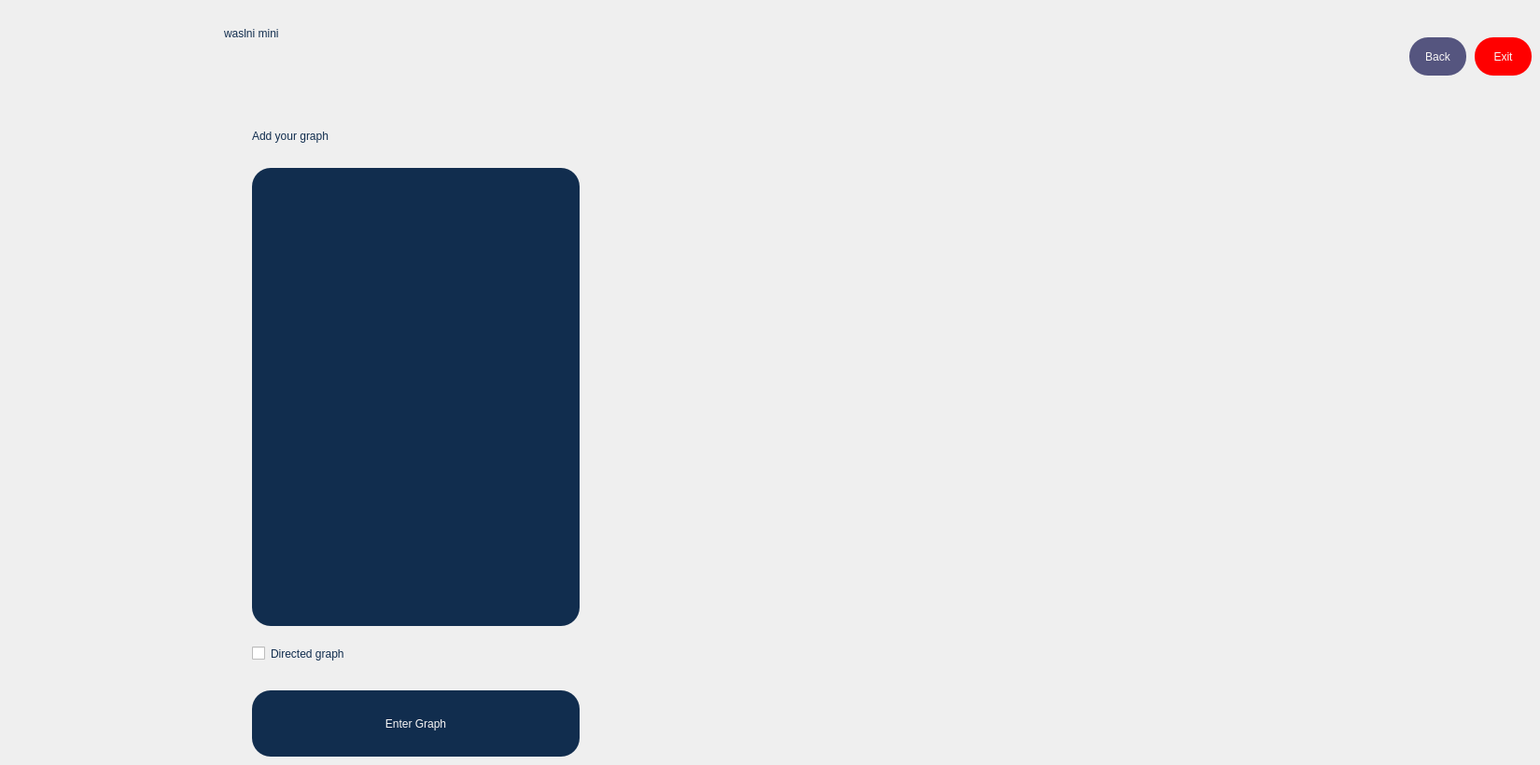
    <widget class="QWidget" name="page_2">
     <widget class="QCheckBox" name="checkBox">
      <property name="geometry">
       <rect>
        <x>270</x>
        <y>680</y>
        <width>351</width>
        <height>41</height>
       </rect>
      </property>
      <property name="styleSheet">
       <string notr="true">font: 600 9pt &quot;Yu Gothic UI Semibold&quot;;
font: 9pt &quot;OCR A Extended&quot;;
font: 800 14pt &quot;Rockwell Extra Bold&quot;;
color:  rgb(17, 45, 78);
border-radius: 10px;</string>
      </property>
      <property name="text">
       <string>Directed graph</string>
      </property>
     </widget>
     <widget class="QTextEdit" name="textEdit">
      <property name="geometry">
       <rect>
        <x>270</x>
        <y>180</y>
        <width>351</width>
        <height>491</height>
       </rect>
      </property>
      <property name="styleSheet">
       <string notr="true">font: 600 9pt &quot;Yu Gothic UI Semibold&quot;;
font: 9pt &quot;OCR A Extended&quot;;
background-color: rgb(17, 45, 78);
font: 800 16pt &quot;Rockwell Extra Bold&quot;;
color: rgb(249, 247, 247);
border-radius: 20px;</string>
      </property>
     </widget>
     <widget class="QLabel" name="label_3">
      <property name="geometry">
       <rect>
        <x>650</x>
        <y>180</y>
        <width>911</width>
        <height>491</height>
       </rect>
      </property>
      <property name="text">
       <string/>
      </property>
      <property name="pixmap">
       <pixmap resource="recourses.qrc">:/w.jpg</pixmap>
      </property>
      <property name="scaledContents">
       <bool>true</bool>
      </property>
     </widget>
     <widget class="QPushButton" name="add_g">
      <property name="geometry">
       <rect>
        <x>270</x>
        <y>740</y>
        <width>351</width>
        <height>71</height>
       </rect>
      </property>
      <property name="styleSheet">
       <string notr="true">QPushButton{
	font: 600 9pt &quot;Yu Gothic UI Semibold&quot;;
	font: 9pt &quot;OCR A Extended&quot;;
background-color: rgb(17, 45, 78);
	font: 800 16pt &quot;Rockwell Extra Bold&quot;;
color: rgb(249, 247, 247);
border-radius: 20px;
}

   
QPushButton:hover{
background-color:rgb(170, 170, 255);
}

QPushButton:pressed{
background-color:rgb(170, 0, 0);
}



</string>
      </property>
      <property name="text">
       <string>Enter Graph</string>
      </property>
     </widget>
     <widget class="QLabel" name="label_4">
      <property name="geometry">
       <rect>
        <x>270</x>
        <y>120</y>
        <width>501</width>
        <height>51</height>
       </rect>
      </property>
      <property name="styleSheet">
       <string notr="true">color : rgb(17, 45, 78);
font: 700 32pt &quot;Magneto&quot;;</string>
      </property>
      <property name="text">
       <string>Add your graph</string>
      </property>
     </widget>
     <widget class="QPushButton" name="back2">
      <property name="geometry">
       <rect>
        <x>1510</x>
        <y>40</y>
        <width>61</width>
        <height>41</height>
       </rect>
      </property>
      <property name="sizePolicy">
       <sizepolicy hsizetype="Preferred" vsizetype="Preferred">
        <horstretch>0</horstretch>
        <verstretch>0</verstretch>
       </sizepolicy>
      </property>
      <property name="styleSheet">
       <string notr="true">
QPushButton{
background-color: rgb(85, 85, 127);
font: 800 9pt &quot;Rockwell Extra Bold&quot;;
color: rgb(249, 247, 247);
border-radius: 20px;
}
   
QPushButton:hover{
background-color:rgb(170, 170, 255);
}

QPushButton:pressed{
background-color:rgb(170, 0, 0);
}</string>
      </property>
      <property name="text">
       <string>Back</string>
      </property>
     </widget>
     <widget class="QPushButton" name="exit2">
      <property name="geometry">
       <rect>
        <x>1580</x>
        <y>40</y>
        <width>61</width>
        <height>41</height>
       </rect>
      </property>
      <property name="sizePolicy">
       <sizepolicy hsizetype="Preferred" vsizetype="Preferred">
        <horstretch>0</horstretch>
        <verstretch>0</verstretch>
       </sizepolicy>
      </property>
      <property name="styleSheet">
       <string notr="true">
QPushButton{
background-color: rgb(255, 0, 0);
font: 800 9pt &quot;Rockwell Extra Bold&quot;;
color: rgb(249, 247, 247);
border-radius: 20px;
}
   
QPushButton:hover{
background-color:rgb(170, 170, 255);
}

QPushButton:pressed{
background-color:rgb(170, 0, 0);
}</string>
      </property>
      <property name="text">
       <string>Exit</string>
      </property>
     </widget>
     <widget class="QLabel" name="label_pic_12">
      <property name="geometry">
       <rect>
        <x>160</x>
        <y>0</y>
        <width>81</width>
        <height>71</height>
       </rect>
      </property>
      <property name="text">
       <string/>
      </property>
      <property name="pixmap">
       <pixmap>../../../Downloads/logo.jpg</pixmap>
      </property>
      <property name="scaledContents">
       <bool>true</bool>
      </property>
     </widget>
     <widget class="QLabel" name="label_13">
      <property name="geometry">
       <rect>
        <x>240</x>
        <y>10</y>
        <width>171</width>
        <height>51</height>
       </rect>
      </property>
      <property name="styleSheet">
       <string notr="true">color : rgb(17, 45, 78);
font: 700 16pt &quot;Magneto&quot;;</string>
      </property>
      <property name="text">
       <string>waslni mini</string>
      </property>
     </widget>
    </widget>
